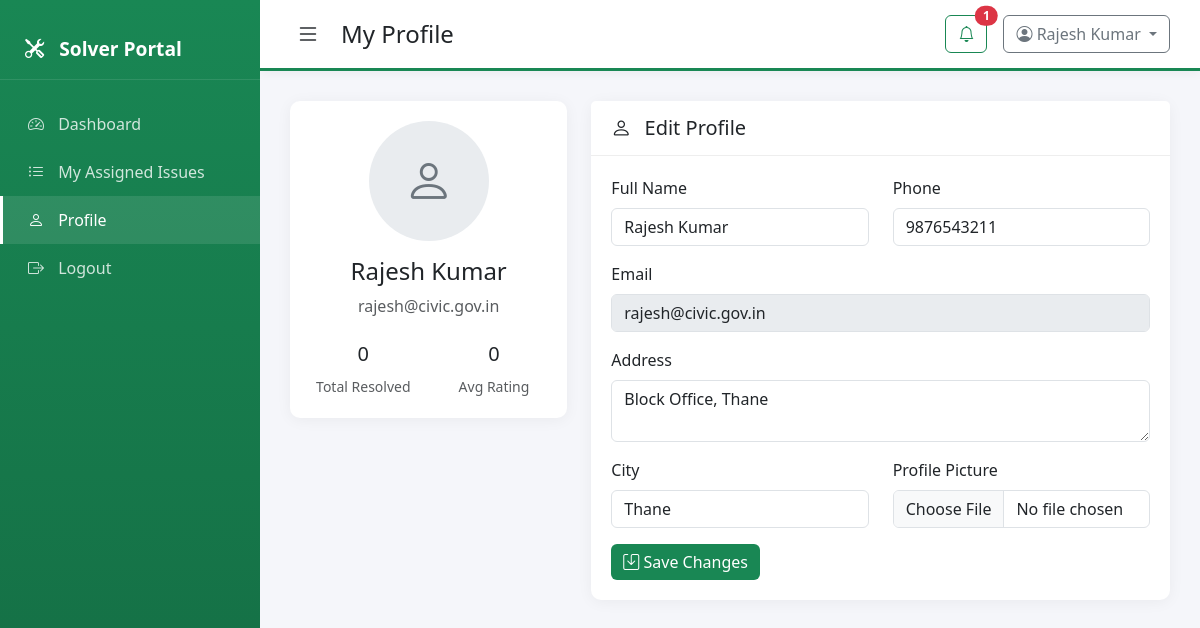
Page /solver/profile.php (signed in) on the committed database.
### tables this page shows
CREATE TABLE users (
    id INT AUTO_INCREMENT PRIMARY KEY,
    full_name VARCHAR(100) NOT NULL,
    email VARCHAR(150) NOT NULL UNIQUE,
    phone VARCHAR(20),
    password VARCHAR(255) NOT NULL,
    role ENUM('citizen', 'solver', 'admin') NOT NULL,
    address VARCHAR(255),
    city VARCHAR(100),
    profile_pic VARCHAR(255),
    is_active TINYINT(1) DEFAULT 1,
    created_at TIMESTAMP DEFAULT CURRENT_TIMESTAMP
);

### includes/functions.php (called while the page is built, shortened)
<?php
function sanitize($data) {
    return htmlspecialchars(trim($data), ENT_QUOTES, 'UTF-8');
}
function getUnreadNotificationsCount($pdo, $userId) {
    $stmt = $pdo->prepare("SELECT COUNT(*) FROM notifications WHERE user_id = ? AND is_read = 0");
    $stmt->execute([$userId]);
    return $stmt->fetchColumn();
}
function getUserById($pdo, $userId) {
    $stmt = $pdo->prepare("SELECT * FROM users WHERE id = ?");
    $stmt->execute([$userId]);
    return $stmt->fetch();
}

### solver/profile.php (the view, shortened to what this page needs)
<?php
require_once __DIR__ . '/../includes/db.php';
require_once __DIR__ . '/../includes/functions.php';
$userId = $_SESSION['user_id'];
$user = getUserById($pdo, $userId);
$stmt = $pdo->prepare("SELECT COUNT(*) FROM issues WHERE assigned_to = ? AND status = 'resolved'");
$stmt->execute([$userId]);
$totalResolved = $stmt->fetchColumn();
$stmt = $pdo->prepare("SELECT AVG(f.rating) as avg_rating FROM feedback f JOIN resolutions r ON f.issue_id = r.issue_id WHERE r.solver_id = ?");
$stmt->execute([$userId]);
$avgRating = $stmt->fetch()['avg_rating'] ?? 0;
$unreadCount = getUnreadNotificationsCount($pdo, $userId);
?>
<!DOCTYPE html>
<html lang="en">
<head>
    <link href="https://cdn.jsdelivr.net/npm/bootstrap@5.3.0/dist/css/bootstrap.min.css" rel="stylesheet">
    <link href="https://cdn.jsdelivr.net/npm/bootstrap-icons@1.10.0/font/bootstrap-icons.css" rel="stylesheet">
    <link rel="stylesheet" href="../assets/css/style.css">
</head>
<body>
    <div class="sidebar sidebar-solver">
        <div class="sidebar-header">
            <i class="bi bi-tools"></i> Solver Portal
        </div>
        <nav>
            <a href="dashboard.php"><i class="bi bi-speedometer2"></i> Dashboard</a>
            <a href="assigned-issues.php"><i class="bi bi-list-ul"></i> My Assigned Issues</a>
            <a href="profile.php" class="active"><i class="bi bi-person"></i> Profile</a>
            <a href="logout.php"><i class="bi bi-box-arrow-right"></i> Logout</a>
        </nav>
    </div>
    <div class="main-content">
        <header class="top-bar top-bar-solver">
            <button class="btn-toggle" onclick="toggleSidebar()">
                <i class="bi bi-list"></i>
            </button>
            <h4>My Profile</h4>
            <div class="ms-auto d-flex align-items-center gap-3">
                <div class="dropdown">
                    <button class="btn btn-outline-success position-relative" data-bs-toggle="dropdown">
                        <i class="bi bi-bell"></i>
                        <?php if ($unreadCount > 0): ?>
                            <span class="position-absolute top-0 start-100 translate-middle badge rounded-pill bg-danger">
                                <?= $unreadCount ?>
                            </span>
                        <?php endif; ?>
                    </button>
                </div>
                <div class="dropdown">
                    <button class="btn btn-outline-secondary dropdown-toggle" data-bs-toggle="dropdown">
                        <i class="bi bi-person-circle"></i> <?= sanitize($user['full_name']) ?>
                    </button>
                </div>
            </div>
        </header>
        <main class="content">
            <div class="row">
                <div class="col-lg-4">
                    <div class="card mb-4">
                        <div class="card-body text-center">
                            <div class="profile-pic-container mb-3">
                                <?php if ($user['profile_pic'] && file_exists(__DIR__ . '/../' . $user['profile_pic'])): ?>
                                    <img src="../<?= $user['profile_pic'] ?>" class="rounded-circle" style="width: 120px; height: 120px; object-fit: cover;">
                                <?php else: ?>
                                    <div class="placeholder-pic"><i class="bi bi-person"></i></div>
                                <?php endif; ?>
                            </div>
                            <h4><?= sanitize($user['full_name']) ?></h4>
                            <p class="text-muted"><?= sanitize($user['email']) ?></p>
                            <div class="row mt-4 text-center">
                                <div class="col-6">
                                    <h5><?= $totalResolved ?></h5>
                                    <small class="text-muted">Total Resolved</small>
                                </div>
                                <div class="col-6">
                                    <h5><?= round($avgRating, 1) ?></h5>
                                    <small class="text-muted">Avg Rating</small>
                                </div>
                            </div>
                        </div>
                    </div>
                </div>
                <div class="col-lg-8">
                    <div class="card">
                        <div class="card-header"><h5><i class="bi bi-person"></i> Edit Profile</h5></div>
                        <div class="card-body">
                            <form method="POST" enctype="multipart/form-data">
                                <div class="row">
                                    <div class="col-md-6 mb-3">
                                        <label class="form-label">Full Name</label>
                                        <input type="text" name="full_name" class="form-control" value="<?= sanitize($user['full_name']) ?>" required>
                                    </div>
                                    <div class="col-md-6 mb-3">
                                        <label class="form-label">Phone</label>
                                        <input type="tel" name="phone" class="form-control" value="<?= sanitize($user['phone']) ?>" required>
                                    </div>
                                </div>
                                <div class="mb-3">
                                    <label class="form-label">Email</label>
                                    <input type="email" class="form-control" value="<?= sanitize($user['email']) ?>" disabled>
                                </div>
                                <div class="mb-3">
                                    <label class="form-label">Address</label>
                                    <textarea name="address" class="form-control" rows="2"><?= sanitize($user['address']) ?></textarea>
                                </div>
                                <div class="row">
                                    <div class="col-md-6 mb-3">
                                        <label class="form-label">City</label>
                                        <input type="text" name="city" class="form-control" value="<?= sanitize($user['city']) ?>">
                                    </div>
                                    <div class="col-md-6 mb-3">
                                        <label class="form-label">Profile Picture</label>
                                        <input type="file" name="profile_pic" class="form-control" accept="image/*">
                                    </div>
                                </div>
                                <button type="submit" class="btn btn-success">
                                    <i class="bi bi-save"></i> Save Changes
                                </button>
                            </form>
                        </div>
                    </div>
                </div>
            </div>
        </main>
    </div>
</body>
</html>

### assets/css/style.css (style rules this page uses)
:root { --primary: #0d6efd; --secondary: #6c757d; --success: #198754; --warning: #ffc107; --danger: #dc3545; --purple: #6f42c1; --light: #f8f9fa; --dark: #212529; }
body { font-family: 'Segoe UI', Tahoma, Geneva, Verdana, sans-serif; background: #f5f6fa; overflow-x: hidden; }
.sidebar { width: 260px; height: 100vh; background: linear-gradient(180deg, var(--primary) 0%, #0a58ca 100%); position: fixed; left: 0; top: 0; padding-top: 20px; transition: all 0.3s; z-index: 1000; }
.sidebar.sidebar-solver { background: linear-gradient(180deg, var(--success) 0%, #146c43 100%); }
.sidebar-header { padding: 15px 25px; color: white; font-size: 1.2rem; font-weight: 600; border-bottom: 1px solid rgba(255,255,255,0.1); margin-bottom: 20px; }
.sidebar-header i { margin-right: 10px; }
.sidebar nav a { display: block; padding: 12px 25px; color: rgba(255,255,255,0.8); text-decoration: none; transition: all 0.2s; border-left: 3px solid transparent; }
.sidebar nav a:hover, .sidebar nav a.active { background: rgba(255,255,255,0.1); color: white; border-left-color: white; }
.sidebar nav a i { margin-right: 10px; width: 20px; }
.main-content { margin-left: 260px; padding: 0; min-height: 100vh; transition: all 0.3s; }
.top-bar { background: white; padding: 15px 30px; display: flex; align-items: center; box-shadow: 0 2px 10px rgba(0,0,0,0.05); position: sticky; top: 0; z-index: 100; }
.top-bar h4 { margin: 0; color: var(--dark); }
.top-bar.top-bar-solver { border-bottom: 3px solid var(--success); }
.btn-toggle { background: none; border: none; font-size: 1.5rem; margin-right: 15px; cursor: pointer; color: var(--dark); }
.content { padding: 30px; }
.card { border: none; border-radius: 10px; box-shadow: 0 2px 15px rgba(0,0,0,0.05); margin-bottom: 20px; }
.card-header { background: white; border-bottom: 1px solid #eee; padding: 15px 20px; font-weight: 600; }
.card-header h5 { margin: 0; }
.card-header h5 i { margin-right: 8px; }
.card-body { padding: 20px; }
.btn-success { background: var(--success); border: none; }
.btn-outline-success { color: var(--success); border-color: var(--success); }
.badge.bg-danger { background: #dc3545 !important; }
.placeholder-pic { width: 120px; height: 120px; border-radius: 50%; background: #e9ecef; display: flex; align-items: center; justify-content: center; margin: 0 auto; }
.placeholder-pic i { font-size: 3rem; color: #6c757d; }

### solver/profile.php (style rules this page uses)
.placeholder-pic { width: 120px; height: 120px; border-radius: 50%; background: #e9ecef; display: flex; align-items: center; justify-content: center; margin: 0 auto; }
.placeholder-pic i { font-size: 3rem; color: #6c757d; }

### rows in the picture
users: full_name "Rajesh Kumar", email "rajesh@civic.gov.in", phone "9876543211", address "Block Office, Thane", city "Thane"

### other values in the picture
$unreadCount "1"
$totalResolved "0"
$avgRating "0"
